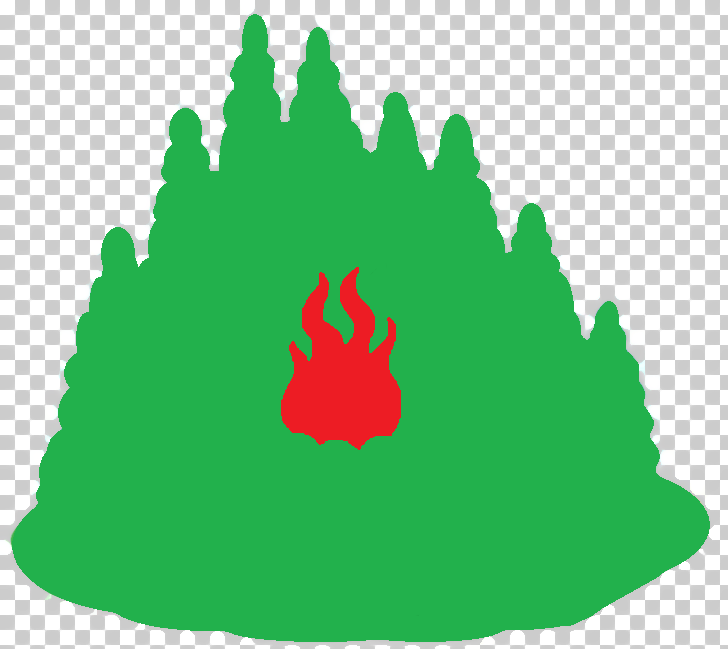
#> input picture fire.png, 728 x 649 px
$ python Simulate.py
#> lines starting #> are read from the running program, lines starting #| are printed output that depends on the picture; after the words box and inside, x2 and y2 are one past the last pixel; in counts of white or black regions, pixels touching at a corner belong together
### Segmentation.py
import cv2
import numpy as np
import math
from shapely.wkt import loads
from shapely.geometry.point import Point
from shapely.geometry import MultiPolygon, Polygon, MultiPoint, MultiLineString
from segmento import Segmento
import random
from ray import Ray

class Segmentation(object):
    def __init__(self):
        self.image = cv2.imread("fire.png")
#> self.image is the input picture: shape (649, 728, 3); mean B, G, R 139.9, 195.1, 122.5
        self.blueColor = (255, 0, 0)
        self.greenColor = (0, 255, 0)
        self.redColor = (0, 0, 255)
        self.yellowColor = (0, 255, 255)
        self.pinkColor = (255, 255, 0)
        self.centroidList = []
        self.invariantsHuMoments = []
        self.invariantsSiftPoints = []
        self.invariantsSurtPoints = []
        self.segments = []

    def segmentImage(self, numberRays, numberContours):
#> called with numberRays = 8, numberContours = 1
        if np.any(self.image):
            imageNoise = cv2.medianBlur(self.image, 11)
            imageHSV = cv2.cvtColor(imageNoise, cv2.COLOR_BGR2HSV)
#> imageHSV: shape (649, 728, 3); mean H, S, V 45.5, 119.4, 200.9
            channelHSV = cv2.split(imageHSV)
            (channelH, channelS, channelV) = channelHSV
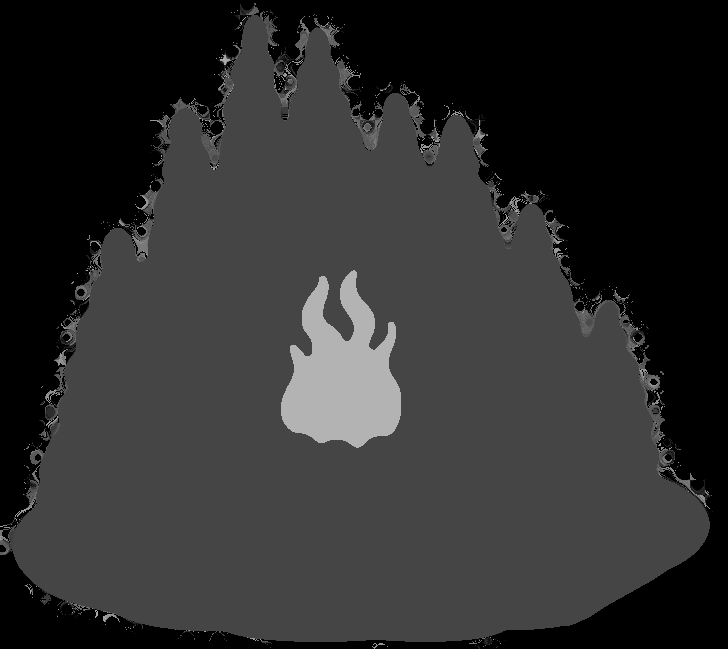
#> channelH: shape (649, 728); min 0, max 179, mean 45.5
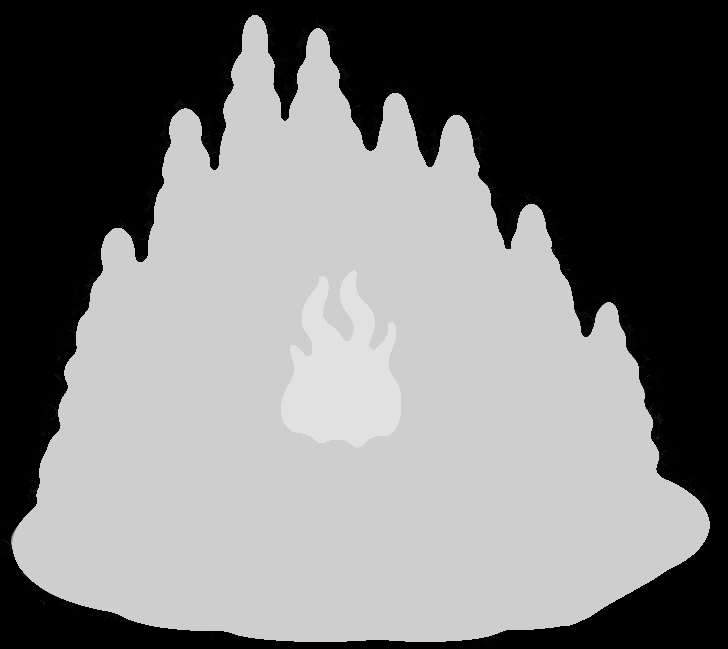
#> channelS: shape (649, 728); min 0, max 225, mean 119.4
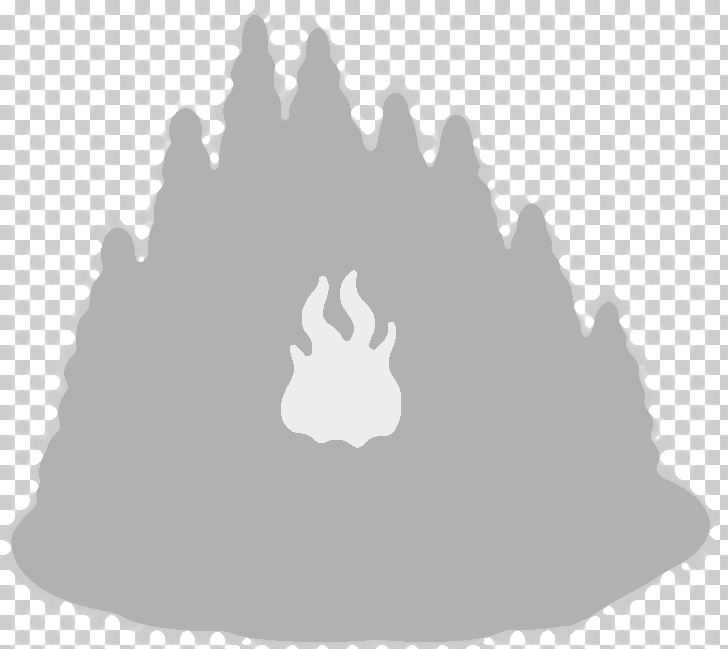
#> channelV: shape (649, 728); min 177, max 255, mean 200.9
            cannyImage = cv2.Canny(channelV, 127, 255)
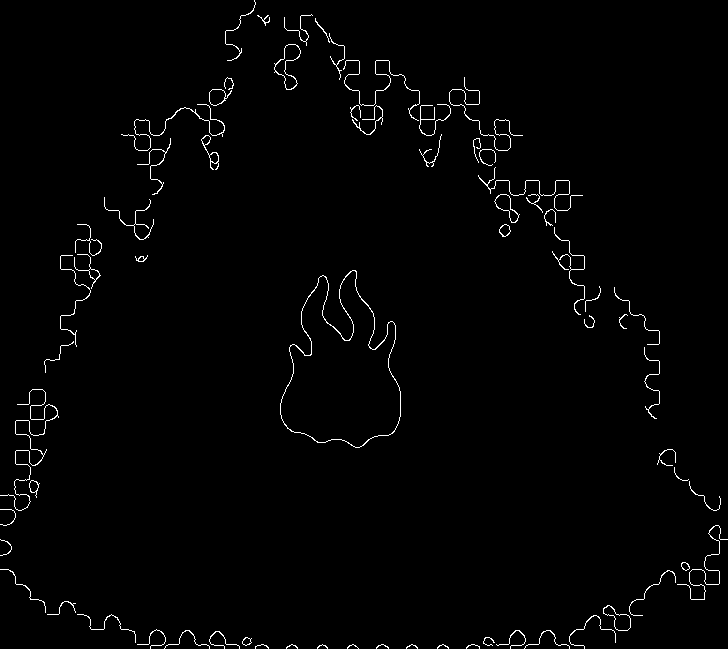
#> cannyImage: shape (649, 728); 1.4% white in thin lines or dots
            cv2.imwrite("Canny.png", cannyImage)
            imageRedYellow = self.segmentRedYellow(imageHSV)
            cv2.imwrite("RedMask.png", imageRedYellow)
            greenImage = self.segmentGreen(imageHSV)
#> in segmentGreen, `mascara = cv2.inRange(imagenHSV, greenLowerDown, greenUpperUp)`:
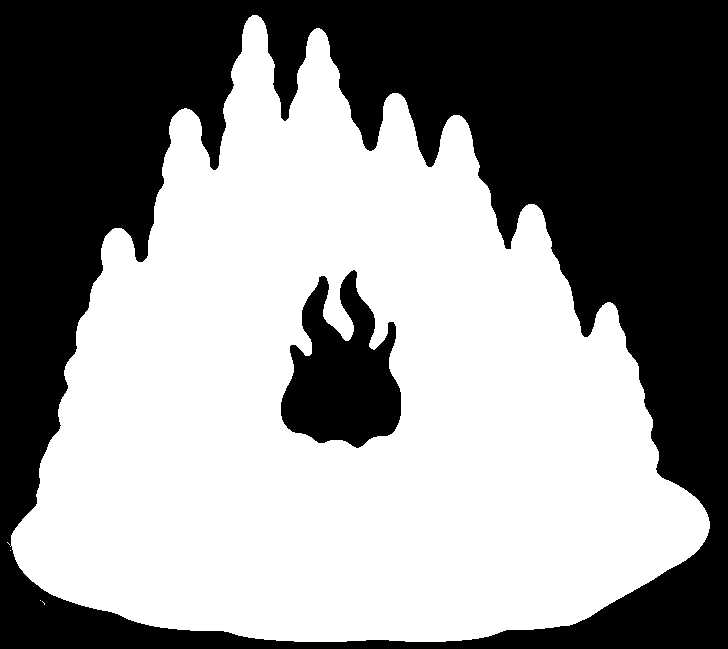
#> mascara: shape (649, 728); 54.9% white; 2 black regions, box (x1, y1, x2, y2) and area: (0, 0, 728, 649) 200053, (281, 270, 401, 448) 13198
            cv2.imwrite("GreenMask.png", greenImage)
            cannyImageRed = cv2.Canny(imageRedYellow, 127, 255)
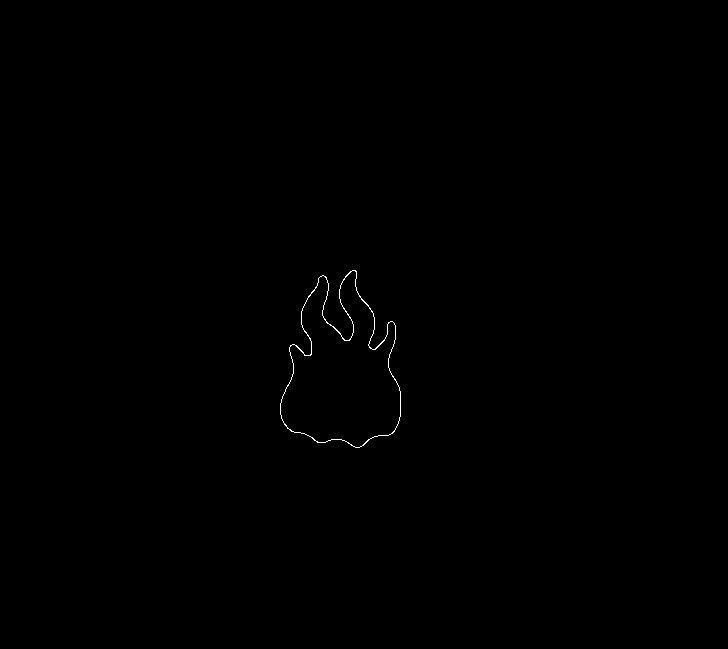
#> cannyImageRed: shape (649, 728); 0.16% white in thin lines or dots, all inside (x1, y1, x2, y2) = (280, 270, 401, 448)
            cv2.imwrite("RedCanny.png", cannyImageRed)
            contours,_ = cv2.findContours(cannyImageRed, cv2.RETR_EXTERNAL, cv2.CHAIN_APPROX_NONE)
#> contours = 1 contour; box (x1, y1, x2, y2) and area: (280, 270, 401, 448) 13224
            centroid = self.findCentroid(contours[0])
#> in findCentroid, `momentos = cv2.moments(contorno)`: momentos = moments, m00 13223.5, centre m10/m00, m01/m00 = (341.4, 374.7)
#> in findCentroid, `huMomentos = cv2.HuMoments(momentos)`: huMomentos = [0.196, 0.00427, 0.00126, 0.000262, 1.5e-07, 1.71e-05, 1.24e-08]
#> in findCentroid, `x = int(momentos['m10']/momentos['m00'])`: x = 341
#> in findCentroid, `y = int(momentos['m01']/momentos['m00'])`: y = 374
#> centroid = (341, 374)
            cv2.circle(self.image, centroid, 3, self.pinkColor, 3)
#> self.image: shape (649, 728, 3); 0.02% of pixels changed, all inside (x1, y1, x2, y2) = (336, 369, 347, 380)

            polygons, res = self.generatePolygonList(numberContours,contours)
            lastContour = []
            lastContour.append(res)

            raysList = self.generateRays(centroid, lastContour, numberRays)
            intersections = self.intersectPolygons(polygons,raysList)
            self.drawPoints(intersections)
            speeds = self.calcularVelocidadRayos(numberRays)
            variations = self.calcularVariacionDistanciaRayos(numberRays)

            cv2.imwrite("image.png", self.image)
            cv2.imshow("image",self.image)
            cv2.waitKey(0)
        else:
            print("error loading image")

    def generatePolygonList(self, numC, contour):
#> called with numC = 1
        listPolygonsShapely = []
        res, lists = self.generatePolygons(numC,contour[0],[])
#> in generatePolygons, `res = contour`: res = contour of 659 points, box (x1, y1, x2, y2) (280, 270, 401, 448), area 13224
#> lists has the same summary as contours in segmentImage
        cv2.drawContours(self.image, lists, -1, self.blueColor, 3)
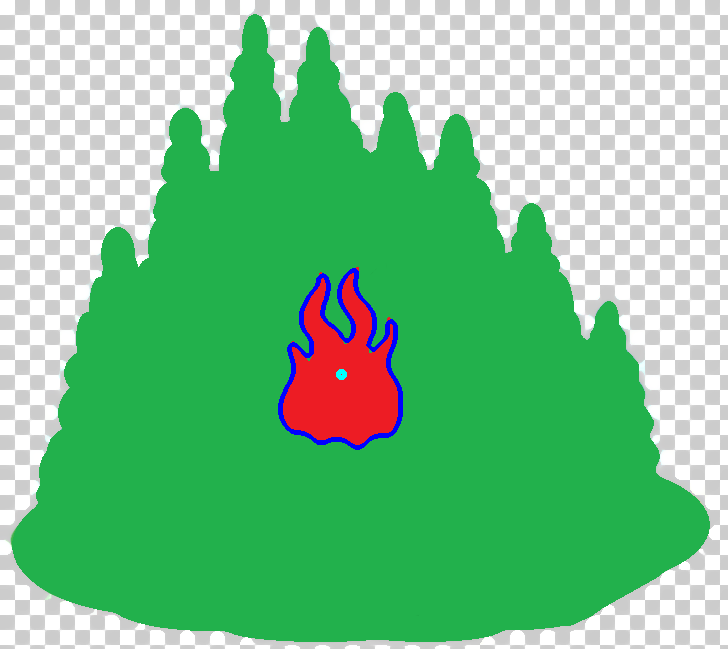
#> self.image: shape (649, 728, 3); mean B, G, R 141.4, 194.4, 121.5
        for list in lists:
            polygon = []
            array = list
            startingPoint = (array[0][0][0], array[0][0][1])
            for pointArray in array:
                tupla = (pointArray[0][0], pointArray[0][1])
                polygon.append(tupla)
            polygon.append(startingPoint)
            poligonoShapely = Polygon(polygon)
            listPolygonsShapely.append(poligonoShapely)
#> this loop made 1 pass
#> startingPoint on pass 1: (352, 270)
#> after the loop, listPolygonsShapely = 1 item
        multiPolygon = MultiPolygon(listPolygonsShapely)
        return (multiPolygon, res)

    def generatePolygons(self, numC, contour, list):
        res = []
        rango = np.arange(1,2.1,0.1)
        if numC == 1:
            res = contour
            list.append(res)
        else:
            res, list = self.generatePolygons(numC-1,contour,list)
            x = random.uniform(1.1, 1.6)
            new = self.scaleContour(res,x)
            res = new
            list.append(res)
        return (res,list)

    # [9 lines left out: function scaleContour, not called in this run]

    def generateRays(self,centroid,contours,numL):
        coords = []
        north = self.north(centroid,contours)
        sub = self.sub(centroid,contours)
        east = self.east(centroid,contours)
        west = self.west(centroid,contours)
        northeast = self.puntoMedio(north,east)
        subeast = self.puntoMedio(sub,east)
        subwest = self.puntoMedio(sub,west)
        northwest = self.puntoMedio(north,west)
        coords.append(north)
        coords.append(northeast)
        coords.append(east)
        coords.append(subeast)
        coords.append(sub)
        coords.append(subwest)
        coords.append(west)
        coords.append(northwest)
        self.writeImage("N", north[0],north[1])
        self.writeImage("S", sub[0],sub[1])
        self.writeImage("E", east[0],east[1])
        self.writeImage("O", west[0],west[1])
        if numL <= 8:
            pointsDirection = coords[:numL]
        else:
            pointsDirection = self.calculateMidlepoints(coords, numL-len(coords))
        self.traceRays(self.image, centroid, pointsDirection)
        rays = self.createRays(centroid,pointsDirection)
        #multiline = self.buildMultilineShapely(centroid,pointsDirection)
        return rays

    # [10 lines left out: function buildMultilineShapely, not called in this run]

    def createRays(self, centroid, pointsDirection):
        rays = []
        for i, point in enumerate (pointsDirection):
            ray = Ray(i, centroid, point)
            rays.append(ray)
        return rays

    # [25 lines left out: function drawPoints, not called in this run]

    def intersectPolygons(self,polygons,rays):
        listIntersections = []
        for i,polygon in enumerate(polygons):
            for ray in rays:
                intersection = ray.intersect(polygon,i)
                listIntersections.append(intersection)
        return listIntersections

    # [28 lines left out: functions calculateMidlepoints, middlePoint, not called in this run]

    def puntoMedio(self, coord1, coord2):
        yCoord1 = coord1[1]
        yCoord2 = coord2[1]
        diff = (yCoord2 - yCoord1) / 2
        res = (coord2[0], int(yCoord1 + diff))
        return res

    def traceRays(self, img, centroid, rays):
        for point in rays:
            cv2.circle(img,point,1,self.pinkColor,1)
            cv2.line(img, (centroid[0], centroid[1]),(point[0],point[1]), self.pinkColor,1)

    def north(self,centroid, contours):
#> called with centroid = (341, 374)
        c = max(contours, key=cv2.contourArea)
#> c has the same summary as res in generatePolygons
        extTop = list(c[c[:, :, 1].argmin()][0])
#> extTop = [352, 270]
        extTop[0] = centroid[0]
        res = tuple(extTop)
#> res = (341, 270)
        return res

    def sub(self,centroid, contours):
#> called with centroid = (341, 374)
        c = max(contours, key=cv2.contourArea)
#> c = contour of 659 points, box (x1, y1, x2, y2) (280, 270, 401, 448), area 13224
        extBot = list(c[c[:, :, 1].argmax()][0])
#> extBot = [355, 447]
        extBot[0] = centroid[0]
        res = tuple(extBot)
#> res = (341, 447)
        return res

    def east(self,centroid, contours):
#> called with centroid = (341, 374)
        c = max(contours, key=cv2.contourArea)
        extRight = list(c[c[:, :, 0].argmax()][0])
#> extRight = [400, 416]
        extRight[1] = centroid[1]
        res = tuple(extRight)
#> res = (400, 374)
        return res

    def west(self,centroid, contours):
#> called with centroid = (341, 374)
        c = max(contours, key=cv2.contourArea)
        extLeft = list(c[c[:, :, 0].argmin()][0])
#> extLeft = [280, 403]
        extLeft[1] = centroid[1]
        res = tuple(extLeft)
#> res = (280, 374)
#> in puntoMedio, `yCoord1 = coord1[1]`: yCoord1 = 270
#> in puntoMedio, `yCoord2 = coord2[1]`: yCoord2 = 374
#> in puntoMedio, `diff = (yCoord2 - yCoord1) / 2`: diff = 52
#> in puntoMedio, `res = (coord2[0], int(yCoord1 + diff))`: res = (400, 322)
#> in generateRays, `subeast = self.puntoMedio(sub,east)`: subeast = (400, 410)
#> in generateRays, `subwest = self.puntoMedio(sub,west)`: subwest = (280, 410)
#> in generateRays, `northwest = self.puntoMedio(north,west)`: northwest = (280, 322)
        return res

    # [54 lines left out: functions calculateIntersection, calculateSpeed, calcularDiferenciaDistancia, not called in this run]

    def calculateDistanceBetweenTwoPoints(self, puntoX1, puntoY1, puntoX2, puntoY2):
        distancia = math.sqrt((puntoX2-puntoX1)**2 + (puntoY2-puntoY1)**2)
        return distancia

    def segmentRedYellow(self, imageHSV):
        rojoLowerDown = np.array([0, 100, 100])
        rojoLowerUp = np.array([10, 255, 255])
        rojoUpperDown = np.array([160, 100, 100])
        rojoUpperUp = np.array([179, 255, 255])
        mascara1 = cv2.inRange(imageHSV, rojoLowerDown, rojoLowerUp)
        mascara2 = cv2.inRange(imageHSV, rojoUpperDown, rojoUpperUp)
        # maskImage = cv2.bitwise_or(mascara1, mascara2)
        mascaraRojo = cv2.addWeighted(mascara1, 1.0, mascara2, 1.0, 0.0)
        imagenRojo = cv2.bitwise_and(self.image, self.image, mascaraRojo);
        #cv2.imwrite("/home/chavita/Documentos/tesis/codigos/Segmentacion/filtros/imagenRoja2.png", mascaraRoja)
        #mascaraAmarilla = cv2.inRange(imagenHSV, yellowLower, yellowUpper)
        #mascaraImage = cv2.addWeighted(mascaraRoja, 1.0, mascaraAmarilla, 1.0, 0.0)
        imask = mascaraRojo > 0
        #green = np.zeros_like(self.imagen, np.uint8)
        #green[imask] = self.imagen[imask]
        #cv2.imwrite("Rojo.png", green)
        return mascaraRojo

    def segmentGreen(self, imagenHSV):
        greenLowerDown = np.array([36, 25, 25])
        greenUpperUp = np.array([70, 255, 255])
        mascara = cv2.inRange(imagenHSV, greenLowerDown, greenUpperUp)
        imask = mascara>0

        # [7 lines of commented-out code are left out]
        mascaraImage = cv2.addWeighted(mascara, 1.0, mascara, 1.0, 0.0)
        return mascaraImage

    # [4 lines left out: function encontrarMomentosHu, not called in this run]

    def findCentroid(self, contorno):
        momentos = cv2.moments(contorno)
        huMomentos = cv2.HuMoments(momentos)
        x = 0
        y = 0
        if momentos['m00'] != 0:
            x = int(momentos['m10']/momentos['m00'])
            y = int(momentos['m01']/momentos['m00'])
        return (x,y)

    # [44 lines left out: functions obtenerSegmentosPorContornoID, obtenerSegmentosPorID, obtenerSegmentosPorSegmentosID, calcularVelocidadRayos, calcularVariacionDistanciaRayos, not called in this run]

    def writeImage(self, palabra, x, y):
#> called with palabra = 'N', x = 341, y = 270
        fontFace = cv2.FONT_ITALIC
        fontScale = 0.5
        espesor = 1
        cv2.putText(self.image, palabra, (x,y),fontFace, fontScale, self.pinkColor, espesor)
#> self.image: shape (649, 728, 3); 0.01% of pixels changed, all inside (x1, y1, x2, y2) = (343, 260, 351, 271)

### ray.py
from shapely.geometry import Point, MultiPoint
from shapely.geometry import LineString, MultiLineString
from intersection import Intersection
from model import Model
import numpy as np
import pandas as pd
import csv


class Ray(object):
    def __init__(self, rayId, originPoint, destinationPoint):
        self.rayId = rayId
        self.originPoint = originPoint
        self.destinationPoint = destinationPoint
        self.direction = None
        self.intersectionsList = []
        self.distancesList = []
        self.model = Model()

    def getRayId(self):
        return self.rayId

    def toShapelyLine(self):
        lineString = LineString([self.originPoint,self.destinationPoint])
        return lineString

    # [74 lines left out: functions intersect, getDistances, not called in this run]

    def getIntersections(self):
        return self.intersectionsList;

    def getDestinationPoint(self):
        return self.destinationPoint;

    def getOriginPoint(self):
        return self.originPoint;

    # [51 lines left out: functions predictPoint, generarDatos, not called in this run]
        # df = pd.read_csv(filename)s

### model.py
import pandas as pd
import numpy as np
import math
import statsmodels.api as sm
import statsmodels.formula.api as smf
import matplotlib.pyplot as plt
from sklearn.model_selection import train_test_split
from sklearn.linear_model import LinearRegression
from sklearn.metrics import mean_squared_error
from math import sqrt
from shapely.geometry import LineString
from shapely.wkt import loads
import cv2

class Model(object):
    def __init__(self):
        self.dataNumpy = None
        self.whiteColor = (255, 255, 255)
        self.blackColor = (0, 0, 0)
        self.blueColor = (255, 0, 0)
        self.greenColor = (0, 255, 0)
        self.redColor = (0, 0, 255)
        self.yellowColor = (0, 255, 255)
        self.cianColor = (255, 255, 0)
        self.pinkColor = (255, 0, 255)

    # [69 lines left out: function predictLinear, not called in this run]

    def calculateD(self, X0, Y0, X1, Y1):
        distancia = math.sqrt((X1 - X0) ** 2 + (Y1 - Y0) ** 2)
        return distancia

    # [42 lines left out: function splinePredict, not called in this run]

### Simulate.py
from Segmentation import *

if __name__ == '__main__':
    segment = Segmentation()
    numberRays = 8
    numberContours = 1
    segment.segmentImage(numberRays,numberContours)
#> in generateRays, `pointsDirection = coords[:numL]`: pointsDirection = [(341, 270), (400, 322), (400, 374), (400, 410), (341, 447), (280, 410), (280, 374), (280, 322)]
#> the loop in traceRays, `for point in rays:` made 8 passes
#> the loop in createRays, `for i, point in enumerate (pointsDirection):` made 8 passes
#> after the loop in createRays, `for i, point in enumerate (pointsDirection):`: rays = 8 items
#> (the run stopped early here; a loop or call above may not have finished)
